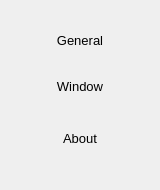
                 <widget class="QFrame" name="page_settings_pages_container">
                  <property name="minimumSize">
                   <size>
                    <width>100</width>
                    <height>0</height>
                   </size>
                  </property>
                  <property name="maximumSize">
                   <size>
                    <width>160</width>
                    <height>16777215</height>
                   </size>
                  </property>
                  <property name="frameShape">
                   <enum>QFrame::NoFrame</enum>
                  </property>
                  <property name="frameShadow">
                   <enum>QFrame::Raised</enum>
                  </property>
                  <layout class="QVBoxLayout" name="verticalLayout_4">
                   <item>
                    <widget class="QFrame" name="page_settings_pages_container_top">
                     <property name="frameShape">
                      <enum>QFrame::NoFrame</enum>
                     </property>
                     <property name="frameShadow">
                      <enum>QFrame::Raised</enum>
                     </property>
                     <layout class="QVBoxLayout" name="verticalLayout_5">
                      <item>
                       <widget class="QPushButton" name="button_settings_general">
                        <property name="minimumSize">
                         <size>
                          <width>100</width>
                          <height>40</height>
                         </size>
                        </property>
                        <property name="font">
                         <font>
                          <pointsize>10</pointsize>
                         </font>
                        </property>
                        <property name="styleSheet">
                         <string notr="true">border-radius : 50</string>
                        </property>
                        <property name="text">
                         <string>General</string>
                        </property>
                        <property name="flat">
                         <bool>true</bool>
                        </property>
                       </widget>
                      </item>
                      <item>
                       <widget class="QPushButton" name="button_settings_window">
                        <property name="enabled">
                         <bool>true</bool>
                        </property>
                        <property name="minimumSize">
                         <size>
                          <width>100</width>
                          <height>40</height>
                         </size>
                        </property>
                        <property name="font">
                         <font>
                          <pointsize>10</pointsize>
                         </font>
                        </property>
                        <property name="styleSheet">
                         <string notr="true">border-radius : 50</string>
                        </property>
                        <property name="text">
                         <string>Window</string>
                        </property>
                        <property name="flat">
                         <bool>true</bool>
                        </property>
                       </widget>
                      </item>
                      <item>
                       <widget class="QFrame" name="frame_5">
                        <property name="maximumSize">
                         <size>
                          <width>16777215</width>
                          <height>40</height>
                         </size>
                        </property>
                        <property name="frameShape">
                         <enum>QFrame::NoFrame</enum>
                        </property>
                        <property name="frameShadow">
                         <enum>QFrame::Raised</enum>
                        </property>
                       </widget>
                      </item>
                      <item>
                       <widget class="QPushButton" name="button_settings_about">
                        <property name="minimumSize">
                         <size>
                          <width>100</width>
                          <height>40</height>
                         </size>
                        </property>
                        <property name="font">
                         <font>
                          <pointsize>10</pointsize>
                         </font>
                        </property>
                        <property name="styleSheet">
                         <string notr="true">border-radius : 50</string>
                        </property>
                        <property name="text">
                         <string>About</string>
                        </property>
                        <property name="flat">
                         <bool>true</bool>
                        </property>
                       </widget>
                      </item>
                     </layout>
                    </widget>
                   </item>
                   <item>
                    <widget class="QFrame" name="page_settings_pages_container_center">
                     <property name="frameShape">
                      <enum>QFrame::NoFrame</enum>
                     </property>
                     <property name="frameShadow">
                      <enum>QFrame::Raised</enum>
                     </property>
                    </widget>
                   </item>
                   <item>
                    <widget class="QFrame" name="page_settings_pages_container_bot">
                     <property name="frameShape">
                      <enum>QFrame::NoFrame</enum>
                     </property>
                     <property name="frameShadow">
                      <enum>QFrame::Raised</enum>
                     </property>
                    </widget>
                   </item>
                  </layout>
                 </widget>
